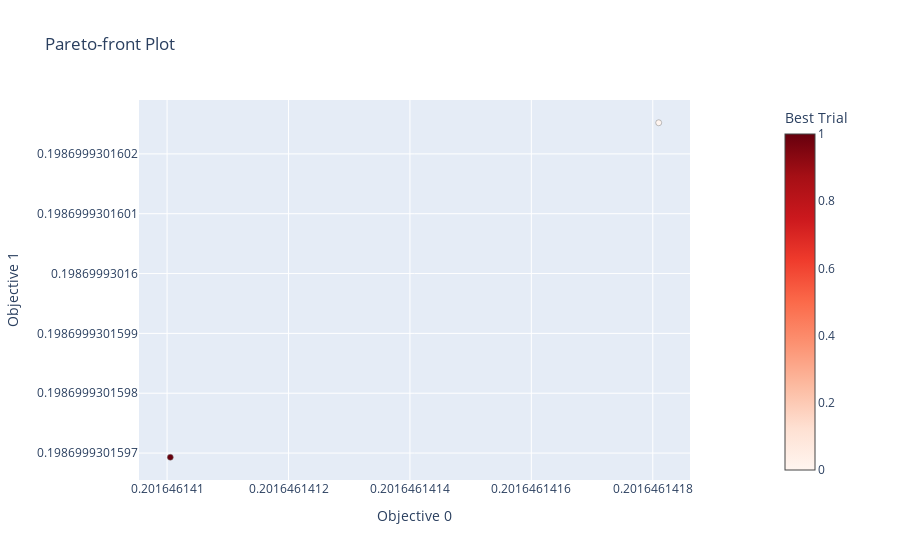

This figure's notebook cell:
### Code cell
optuna.visualization.plot_pareto_front(study, 
    targets=lambda t: (t.values[0], t.values[1]),
    target_names=["Objective 0", "Objective 1"]
)

### Figure 1 — Plotly figure (JSON) as saved in the notebook; plotly's stock layout.template omitted (floating-point values rounded to 4 significant figures)
{"data": [{"hovertemplate": "%{text}<extra>Trial</extra>", "marker": {"color": [], "colorbar": {"title": {"text": "Trial"}}, "colorscale": [[0, "rgb(247,251,255)"], [0.125, "rgb(222,235,247)"], [0.25, "rgb(198,219,239)"], [0.375, "rgb(158,202,225)"], [0.5, "rgb(107,174,214)"], [0.625, "rgb(66,146,198)"], [0.75, "rgb(33,113,181)"], [0.875, "rgb(8,81,156)"], [1, "rgb(8,48,107)"]], "line": {"color": "Grey", "width": 0.5}}, "mode": "markers", "showlegend": false, "text": [], "type": "scatter", "x": [], "y": []}, {"hovertemplate": "%{text}<extra>Best Trial</extra>", "marker": {"color": [0, 1], "colorbar": {"title": {"text": "Best Trial"}, "x": 1.1, "xpad": 40}, "colorscale": [[0, "rgb(255,245,240)"], [0.125, "rgb(254,224,210)"], [0.25, "rgb(252,187,161)"], [0.375, "rgb(252,146,114)"], [0.5, "rgb(251,106,74)"], [0.625, "rgb(239,59,44)"], [0.75, "rgb(203,24,29)"], [0.875, "rgb(165,15,21)"], [1, "rgb(103,0,13)"]], "line": {"color": "Grey", "width": 0.5}}, "mode": "markers", "showlegend": false, "text": ["{<br>  \"number\": 0,<br>  \"values\": [<br>    0.20164614180977355,<br>    0.198699930160252,<br>    0.010874067896239903,<br>    0.002900096577527691,<br>    0.034309282287740606<br>  ],<br>  \"params\": {<br>    \"population_size\": 314,<br>    \"niterations\": 54,<br>    \"parsimony\": 0.002595596720701991<br>  }<br>}", "{<br>  \"number\": 1,<br>  \"values\": [<br>    0.20164614100529488,<br>    0.198699930159693,<br>    0.010874073796885278,<br>    0.0029000965712195443,<br>    0.03430928231042018<br>  ],<br>  \"params\": {<br>    \"population_size\": 227,<br>    \"niterations\": 57,<br>    \"parsimony\": 0.000520657623421051<br>  }<br>}"], "type": "scatter", "x": [0.2016, 0.2016], "y": [0.1987, 0.1987]}], "layout": {"title": {"text": "Pareto-front Plot"}, "xaxis": {"title": {"text": "Objective 0"}}, "yaxis": {"title": {"text": "Objective 1"}}}}
